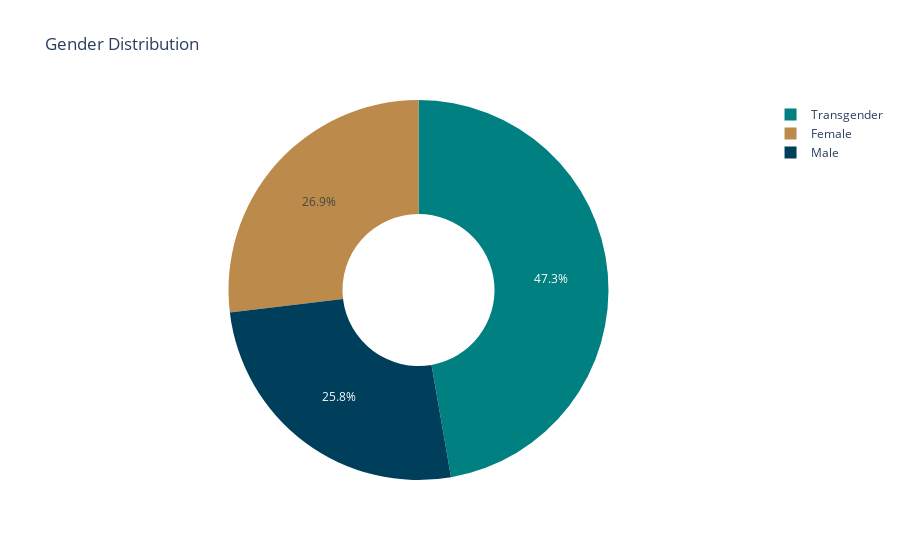

The notebook cell saved with this chart:
### Code cell
labels = ['Male', 'Female', 'Transgender']
values = [99, 103, 181]

colors = ['#003f5c', '#bc8b4b', '#008080']

fig = go.Figure(data=[go.Pie(labels=labels, values=values, hole=0.4, marker=dict(colors=colors))])
fig.update_layout(title_text='Gender Distribution')
fig.show()

### Figure 1 — Plotly figure (JSON) as saved in the notebook; plotly's stock layout.template omitted (floating-point values rounded to 4 significant figures)
{"data": [{"hole": 0.4, "labels": ["Male", "Female", "Transgender"], "marker": {"colors": ["#003f5c", "#bc8b4b", "#008080"]}, "type": "pie", "values": [99, 103, 181]}], "layout": {"title": {"text": "Gender Distribution"}}}
